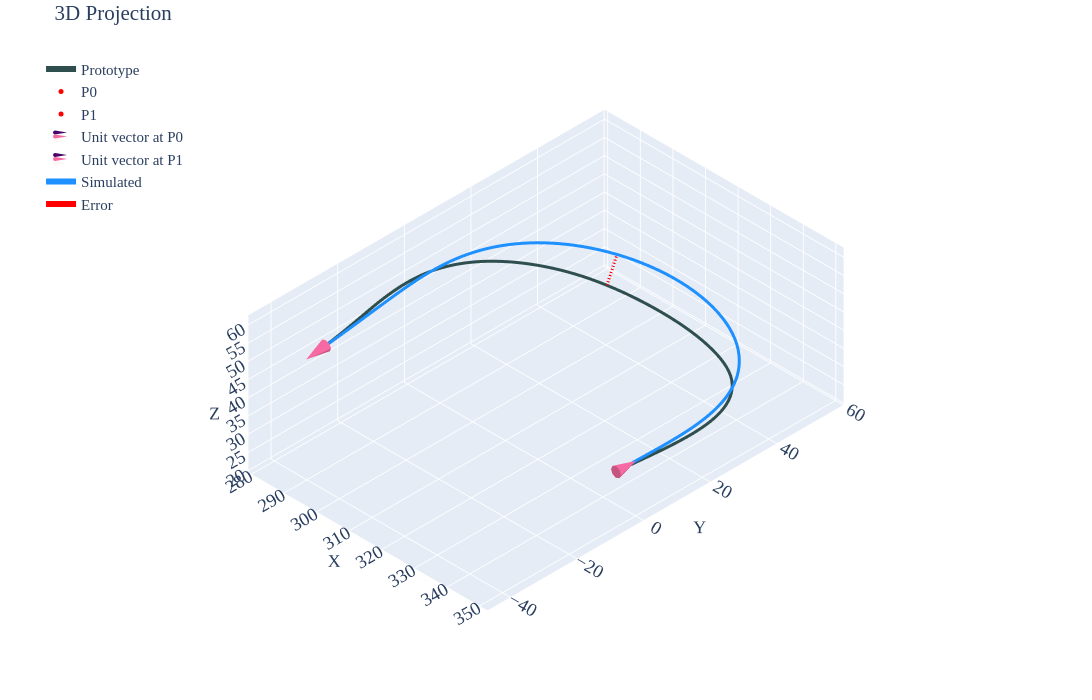

The code cell stored with this chart in its notebook:
### Code cell
#| label: p3c1

gravity_looper(psit=3,case=1,density=1.353e-6,pfix='density-sens\\density-110-1353\\')
